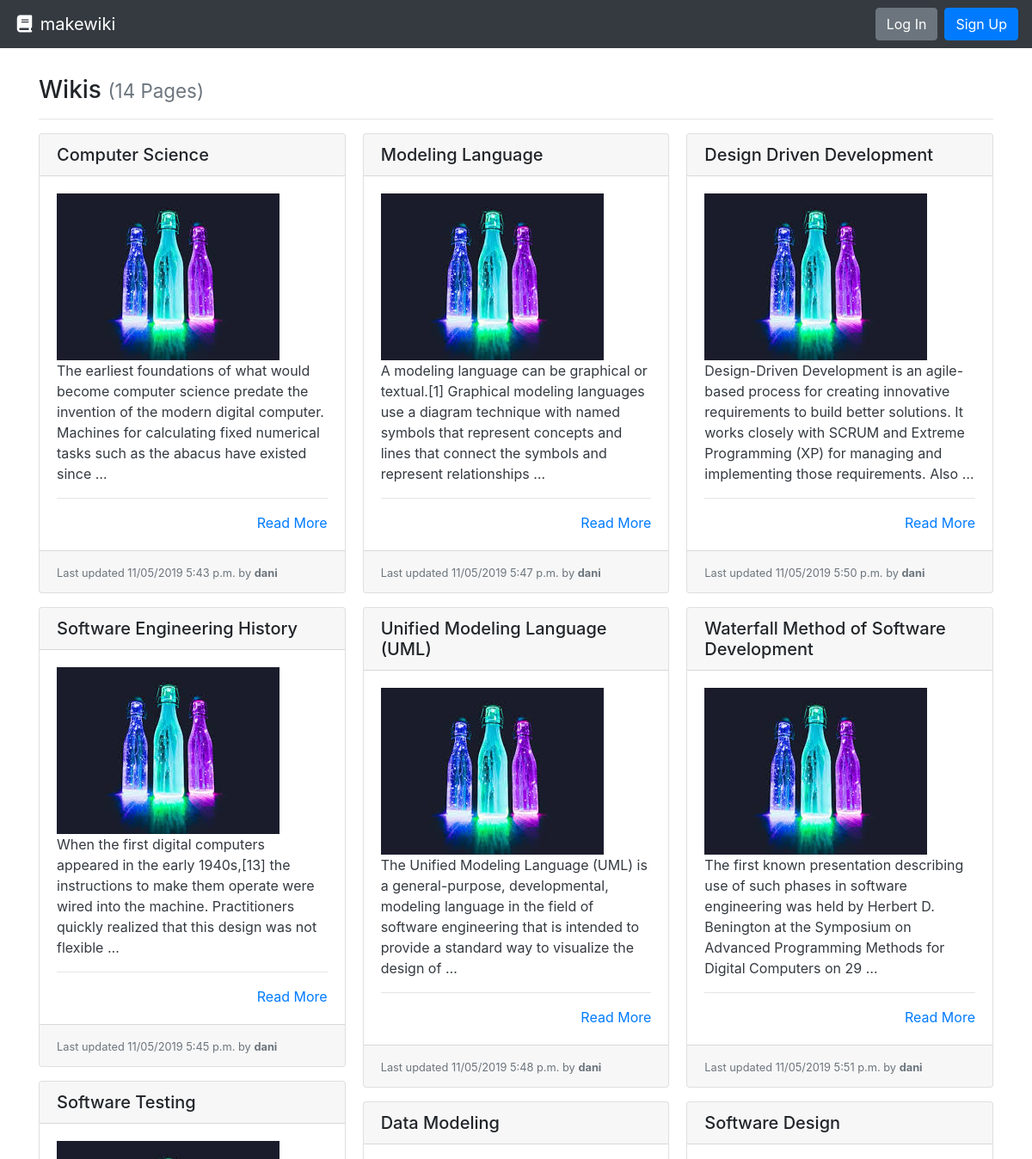
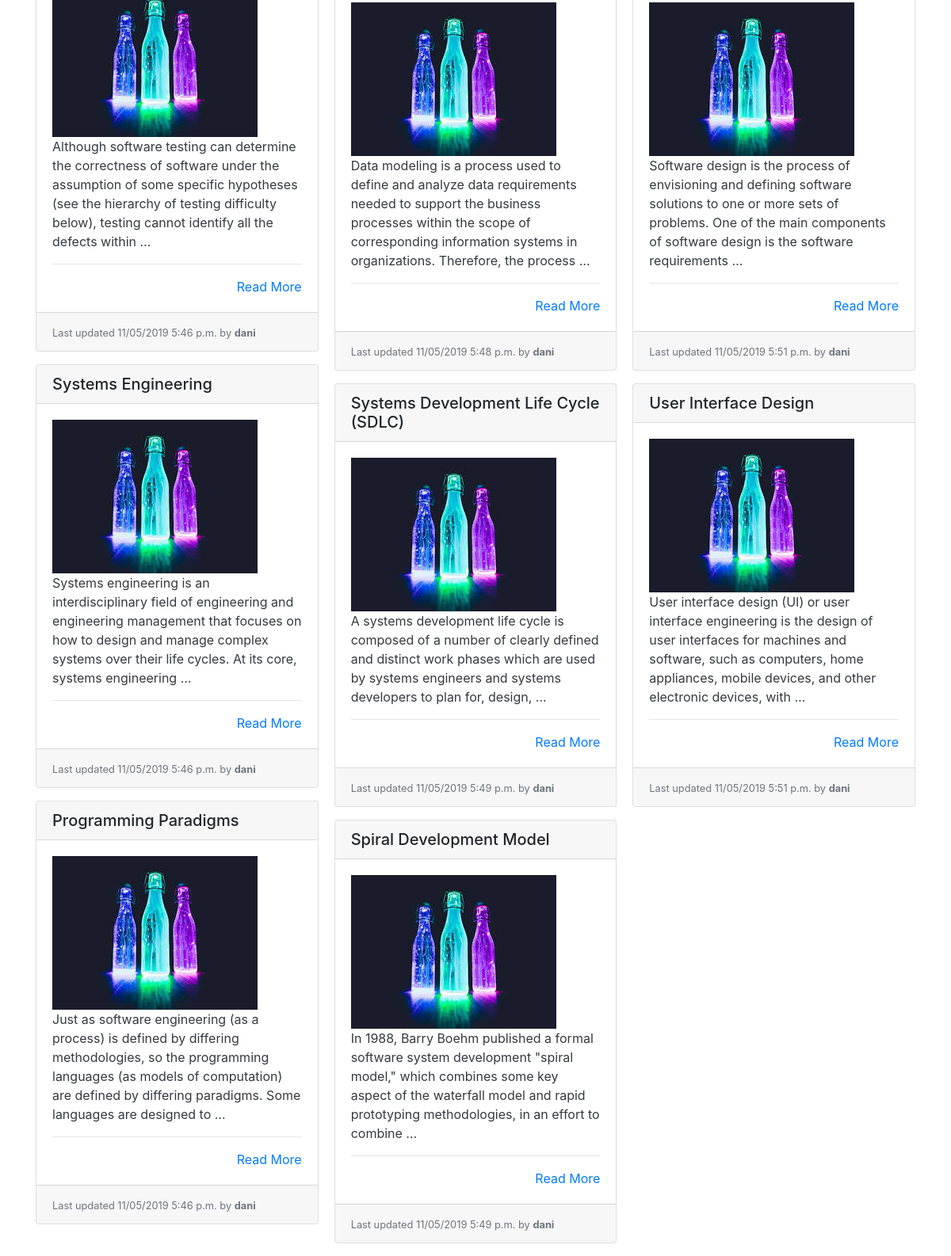
The page / on the database its author committed (2 pictures, top to bottom).
### wiki/models.py (models this page shows, shortened)
class Page(models.Model):
    title = models.CharField(max_length=settings.WIKI_PAGE_TITLE_MAX_LENGTH, unique=True,
                             help_text="Title of your page.")
    author = models.ForeignKey(User, on_delete=models.PROTECT,
                               help_text="The user that posted this article.")
    slug = models.CharField(max_length=settings.WIKI_PAGE_TITLE_MAX_LENGTH, blank=True, editable=False,
                            help_text="Unique URL path to access this page. Generated by the system.")
    content = models.TextField(
        help_text="Write the content of your page here.")
    created = models.DateTimeField(auto_now_add=True,
                                   help_text="The date and time this page was created. Automatically generated when the model saves.")
    modified = models.DateTimeField(auto_now=True,
                                    help_text="The date and time this page was updated. Automatically generated when the model updates.")

### wiki/views.py (the view)
# urls.py: path('', PageListView.as_view(), name='wiki-list-page'),
class PageListView(ListView):
    model = Page
    def get(self, request):
        pages = self.get_queryset().all()
        return render(request, 'list.html', {'pages': pages})

### wiki/templates/list.html
{% extends "base.html" %}
{% block content %}
  <h3>Wikis {% if pages %}<small class="text-muted">({{ pages|length }} Page{{ pages|length|pluralize:"s" }})</small>{% endif %}</h3>
  <hr>
  {% if pages %}
    <div class="card-columns">
      {% for page in pages %}
        {% include "partials/card.html" %}
      {% endfor %}
    </div>
  {% else %}
    <div class="alert alert-primary" role="alert">No pages to display.</div>
  {% endif %}
{% endblock %}

### templates/base.html (shortened to what this page needs)
<!doctype html>
<html lang="en">
<head>
    <link rel="stylesheet" href="https://stackpath.bootstrapcdn.com/bootstrap/4.3.1/css/bootstrap.min.css">
</head>
<body>
    <nav class="navbar navbar-expand-md navbar-dark bg-dark">
        <a class="navbar-brand" href="{% url 'wiki-list-page' %}"><i class="fas fa-fw fa-book"></i> makewiki</a>
        <form class="form-inline ml-auto">
            {% if user.is_authenticated %}
            <div class="text-white">Hello, <strong>{{ user }}</strong>!</div>
            <a href="{% url 'wiki-create-new-page' %}" class="btn btn-success ml-4">New Page</a>
            <a href="{% url 'logout' %}" class="btn btn-danger ml-2">Log Out</a> {% else %}
            <a href="{% url 'login' %}" class="btn btn-secondary ml-2">Log In</a>
            <a href="{% url 'wiki-signup-page' %}" class="btn btn-primary ml-2">Sign Up</a> {% endif %}
        </form>
    </nav>
    <main role="main" class="container" style="margin-top: 4vh;">
        {% block content %}{% endblock %}
    </main>
</body>

### wiki/templates/partials/card.html
<div class="card mb-3">
  <h5 class="card-header ">{{ page.title }}</h5>
  <div class="card-body border-dark">
    {% load static %}
      <img src="{% static "image1.jpeg" %}" alt="My image">
    <p class="card-text text-dark">
      {{ page.content|truncatewords_html:30 }}
      <hr>
      <div class="text-right"><a href="{% url 'wiki-details-page' page.slug %}" title="Read More">Read More</a></div>
  </div>
  <div class="card-footer">
    <small class="text-muted">Last updated {{ page.modified|date:"SHORT_DATETIME_FORMAT" }} by <b>{{ page.author.username }}</b></small>
  </div>
</div>

### rows shown on the page
Page: title "Computer Science", content "The earliest foundations of what would become computer science predate the invention of the modern digital computer. Machines for calculating fixed numerical tasks such as the abacus have existed since …", modified "11/05/2019 5:43 p.m.", author.username "dani"
Page: title "Software Engineering History", content "When the first digital computers appeared in the early 1940s,[13] the instructions to make them operate were wired into the machine. Practitioners quickly realized that this design was not flexible …", modified "11/05/2019 5:45 p.m.", author.username "dani"
Page: title "Software Testing", content "Although software testing can determine the correctness of software under the assumption of some specific hypotheses (see the hierarchy of testing difficulty below), testing cannot identify all the defects within …", modified "11/05/2019 5:46 p.m.", author.username "dani"
Page: title "Systems Engineering", content "Systems engineering is an interdisciplinary field of engineering and engineering management that focuses on how to design and manage complex systems over their life cycles. At its core, systems engineering …", modified "11/05/2019 5:46 p.m.", author.username "dani"
Page: title "Programming Paradigms", content "Just as software engineering (as a process) is defined by differing methodologies, so the programming languages (as models of computation) are defined by differing paradigms. Some languages are designed to …", modified "11/05/2019 5:46 p.m.", author.username "dani"
Page: title "Modeling Language", content "A modeling language can be graphical or textual.[1] Graphical modeling languages use a diagram technique with named symbols that represent concepts and lines that connect the symbols and represent relationships …", modified "11/05/2019 5:47 p.m.", author.username "dani"
Page: title "Unified Modeling Language (UML)", content "The Unified Modeling Language (UML) is a general-purpose, developmental, modeling language in the field of software engineering that is intended to provide a standard way to visualize the design of …", modified "11/05/2019 5:48 p.m.", author.username "dani"
Page: title "Data Modeling", content "Data modeling is a process used to define and analyze data requirements needed to support the business processes within the scope of corresponding information systems in organizations. Therefore, the process …", modified "11/05/2019 5:48 p.m.", author.username "dani"
Page: title "Systems Development Life Cycle (SDLC)", content "A systems development life cycle is composed of a number of clearly defined and distinct work phases which are used by systems engineers and systems developers to plan for, design, …", modified "11/05/2019 5:49 p.m.", author.username "dani"
Page: title "Spiral Development Model", content "In 1988, Barry Boehm published a formal software system development \"spiral model,\" which combines some key aspect of the waterfall model and rapid prototyping methodologies, in an effort to combine …", modified "11/05/2019 5:49 p.m.", author.username "dani"
Page: title "Design Driven Development", content "Design-Driven Development is an agile-based process for creating innovative requirements to build better solutions. It works closely with SCRUM and Extreme Programming (XP) for managing and implementing those requirements. Also …", modified "11/05/2019 5:50 p.m.", author.username "dani"
Page: title "Waterfall Method of Software Development", content "The first known presentation describing use of such phases in software engineering was held by Herbert D. Benington at the Symposium on Advanced Programming Methods for Digital Computers on 29 …", modified "11/05/2019 5:51 p.m.", author.username "dani"
Page: title "Software Design", content "Software design is the process of envisioning and defining software solutions to one or more sets of problems. One of the main components of software design is the software requirements …", modified "11/05/2019 5:51 p.m.", author.username "dani"
Page: title "User Interface Design", content "User interface design (UI) or user interface engineering is the design of user interfaces for machines and software, such as computers, home appliances, mobile devices, and other electronic devices, with …", modified "11/05/2019 5:51 p.m.", author.username "dani"

### other values the page prints
{{ pages|length }} "14"
